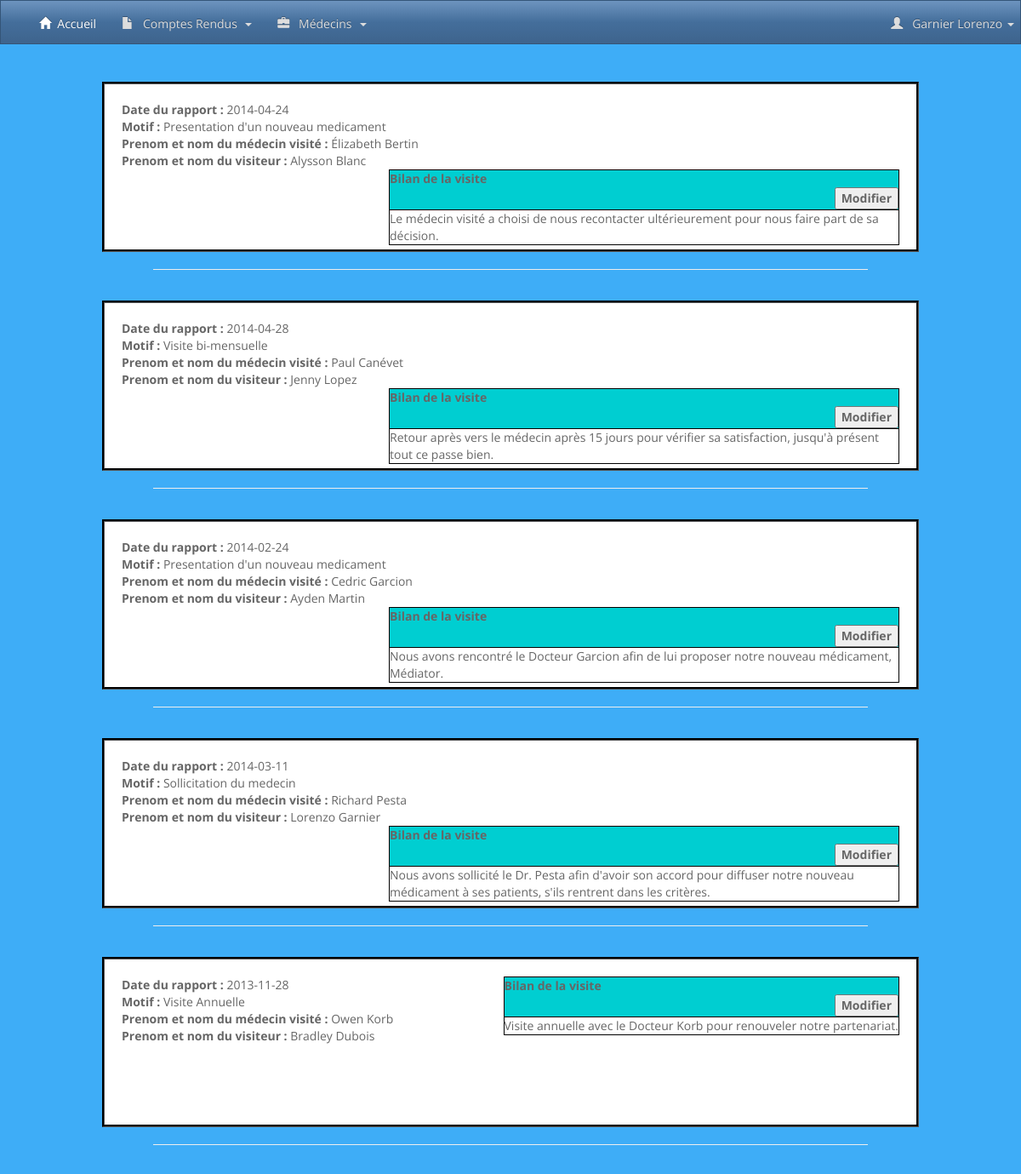
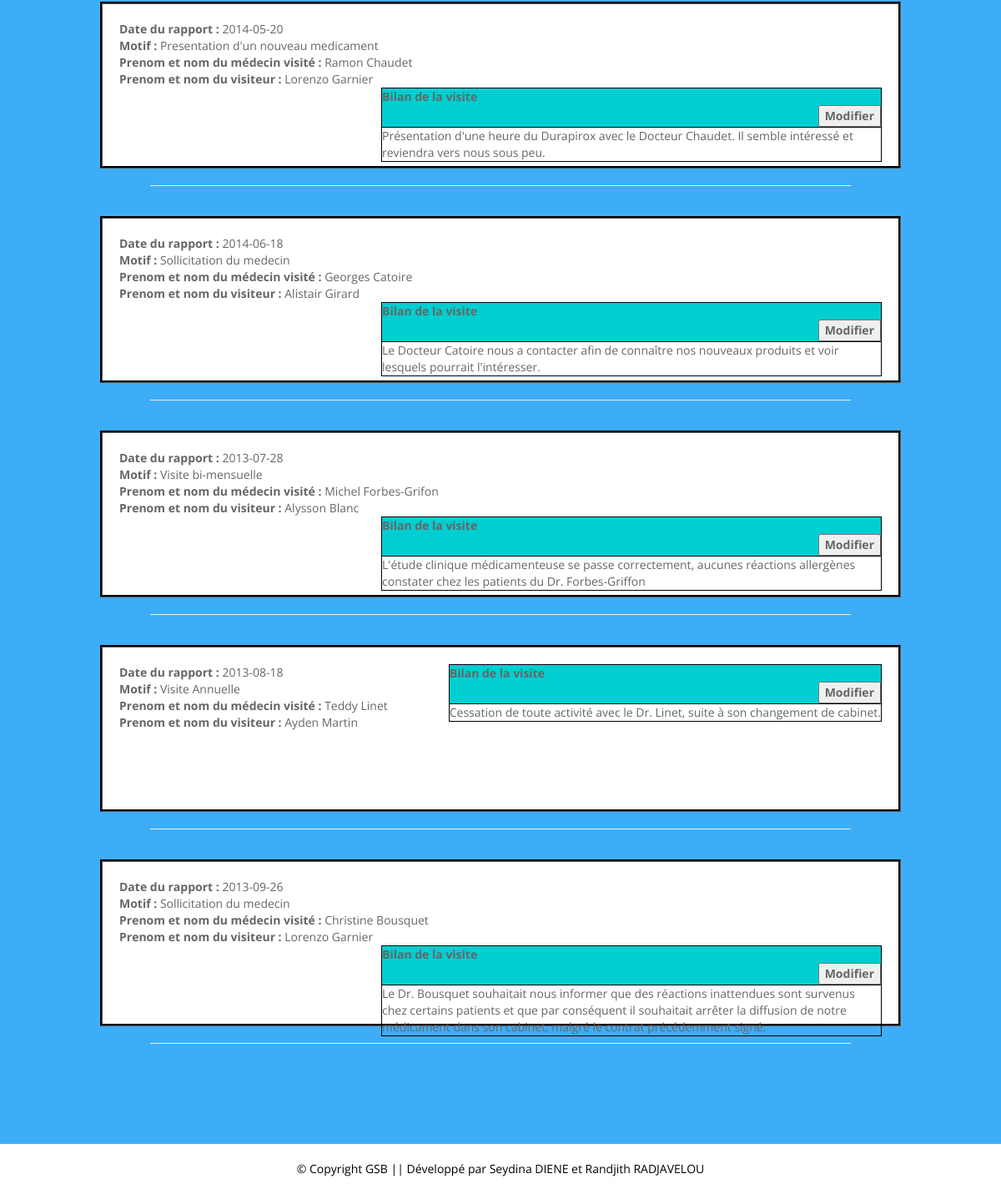
Page /recherchercompterendu.php (signed in) on the committed database (2 pictures, top to bottom).
### tables this page shows
CREATE TABLE `rapport` (
  `ID` int(32) NOT NULL,
  `ID_REDIGER` int(32) NOT NULL,
  `ID_CONCERNE` int(32) NOT NULL,
  `DATERAPPORT` date NOT NULL,
  `MOTIF` int(255) DEFAULT NULL,
  `BILAN` varchar(255) NOT NULL
);

CREATE TABLE `motif` (
  `id` int(11) NOT NULL,
  `libelle` varchar(255) DEFAULT NULL
);

CREATE TABLE `medecin` (
  `ID` int(11) NOT NULL,
  `ID_POSSEDE` int(11) NOT NULL,
  `NOM` varchar(255) DEFAULT NULL,
  `PRENOM` varchar(255) DEFAULT NULL,
  `ADRESSE` varchar(255) DEFAULT NULL,
  `VILLE_MEDECIN` varchar(255) NOT NULL,
  `CP_MEDECIN` int(5) NOT NULL,
  `TEL` varchar(32) DEFAULT NULL,
  `DEPARTEMENT` int(2) DEFAULT NULL,
  `PHOTO` varchar(255) DEFAULT 'images/portrait-medecin.jpg'
);

CREATE TABLE `visiteur` (
  `ID` int(32) NOT NULL,
  `NOM` varchar(255) DEFAULT NULL,
  `PRENOM` varchar(255) DEFAULT NULL,
  `LOGIN` varchar(255) NOT NULL,
  `PASSWORD` varchar(255) NOT NULL,
  `ADRESSE` varchar(255) DEFAULT NULL,
  `VILLE` varchar(255) DEFAULT NULL,
  `CP` int(11) NOT NULL,
  `MAIL` varchar(255) NOT NULL,
  `DATEEMBAUCHE` date NOT NULL
);

### recherchercompterendu.php (the view, shortened to what this page needs)
<?php
include("partials/header.php");
include("partials/navbar.php");
include("lib/database_connexion.php");
?>
<?php
$q=$_GET['q'];
$req=$bdd->prepare("SELECT rapport.ID,visiteur.nom AS nom_visiteur,visiteur.PRENOM AS prenom_visiteur,medecin.NOM AS nom_medecin,medecin.PRENOM AS prenom_medecin,rapport.DATERAPPORT,rapport.BILAN, MOTIF.libelle AS nom_motif FROM rapport JOIN visiteur ON rapport.ID_REDIGER=visiteur.ID JOIN medecin ON rapport.ID_CONCERNE=medecin.ID JOIN motif ON rapport.motif=motif.id WHERE rapport.BILAN LIKE :q ORDER BY rapport.ID  ")or die(print_r($bdd->errorInfo()));
$req->execute(array(
	'q'=>"%$q%"));
while($donnees = $req->fetch()){
?>
<div class="affichage">
    <div class="infos">
        <?php echo '<strong>Date du rapport : </strong>'.'  '.$donnees['DATERAPPORT'];?><br>
        <?php echo'<strong>Motif :</strong>'.'  '.$donnees['nom_motif'];?><br>
        <?php echo'<strong>Prenom et nom du médecin visité :</strong>'.'  '.$donnees['prenom_medecin']." ".$donnees['nom_medecin'];?><br>
        <?php echo'<strong>Prenom et nom du visiteur :</strong> '.'  '.$donnees['prenom_visiteur']." ".$donnees['nom_visiteur'];?>
    </div>
    <div class="bilan">
        <table>
            <tr>
                <th>
                    Bilan de la visite <form method="post" action="modifiercompterendu.php?id=<?php echo $donnees['ID']?> ">
        <input type="submit" value="Modifier" style="float:right; ">
        </form>
            </th>
            </tr>
            <tr>
                <td><?php  echo $donnees['BILAN']?></td>
            </tr>
        </table>
    </div>
</div>
<HR align="center" size=8 width="70%" color="red">
<?php
}
?>
    <footer>
         © Copyright GSB || Développé par Seydina DIENE et Randjith RADJAVELOU
    </footer>

### assets/css/custom.css (style rules this page uses)
.affichage { margin-left: auto; margin-right: auto; background-color:white; padding:20px; width: 80%; height: 200px; margin-top: 3%; margin-bottom: auto; border: 3px black groove; }
.infos { float: left; margin: auto; }
.bilan { float: right; }
table { border-collapse: collapse; max-width: 600px; }
th { background-color: darkturquoise; border: 1px solid black; }
td { border: 1px solid black; }
footer { background-color: white; position:relative; margin-top: 10%; width:100%; padding-top:20px; padding-bottom: 20px; text-align: center; color: black; }
body { margin: 0; background-color: #3eadf7; background-repeat: no-repeat; }

### rows in the picture
rapport: DATERAPPORT "2014-04-24", MOTIF.libelle "Presentation d'un nouveau medicament", ID_CONCERNE.PRENOM "Élizabeth", ID_CONCERNE.NOM "Bertin", ID_REDIGER.PRENOM "Alysson", ID_REDIGER.NOM "Blanc", BILAN "Le médecin visité a choisi de nous recontacter ultérieurement pour nous faire part de sa décision."
rapport: DATERAPPORT "2014-04-28", MOTIF.libelle "Visite bi-mensuelle", ID_CONCERNE.PRENOM "Paul", ID_CONCERNE.NOM "Canévet", ID_REDIGER.PRENOM "Jenny", ID_REDIGER.NOM "Lopez", BILAN "Retour après vers le médecin après 15 jours pour vérifier sa satisfaction, jusqu'à présent tout ce passe bien."
rapport: DATERAPPORT "2014-02-24", MOTIF.libelle "Presentation d'un nouveau medicament", ID_CONCERNE.PRENOM "Cedric", ID_CONCERNE.NOM "Garcion", ID_REDIGER.PRENOM "Ayden", ID_REDIGER.NOM "Martin", BILAN "Nous avons rencontré le Docteur Garcion afin de lui proposer notre nouveau médicament, Médiator."
rapport: DATERAPPORT "2014-03-11", MOTIF.libelle "Sollicitation du medecin", ID_CONCERNE.PRENOM "Richard", ID_CONCERNE.NOM "Pesta", ID_REDIGER.PRENOM "Lorenzo", ID_REDIGER.NOM "Garnier", BILAN "Nous avons sollicité le Dr. Pesta afin d'avoir son accord pour diffuser notre nouveau médicament à ses patients, s'ils rentrent dans les critères."
rapport: DATERAPPORT "2013-11-28", MOTIF.libelle "Visite Annuelle", ID_CONCERNE.PRENOM "Owen", ID_CONCERNE.NOM "Korb", ID_REDIGER.PRENOM "Bradley", ID_REDIGER.NOM "Dubois", BILAN "Visite annuelle avec le Docteur Korb pour renouveler notre partenariat."
rapport: DATERAPPORT "2014-05-20", MOTIF.libelle "Presentation d'un nouveau medicament", ID_CONCERNE.PRENOM "Ramon", ID_CONCERNE.NOM "Chaudet", ID_REDIGER.PRENOM "Lorenzo", ID_REDIGER.NOM "Garnier", BILAN "Présentation d'une heure du Durapirox avec le Docteur Chaudet. Il semble intéressé et reviendra vers nous sous peu."
rapport: DATERAPPORT "2014-06-18", MOTIF.libelle "Sollicitation du medecin", ID_CONCERNE.PRENOM "Georges", ID_CONCERNE.NOM "Catoire", ID_REDIGER.PRENOM "Alistair", ID_REDIGER.NOM "Girard", BILAN "Le Docteur Catoire nous a contacter afin de connaître nos nouveaux produits et voir lesquels pourrait l'intéresser."
rapport: DATERAPPORT "2013-07-28", MOTIF.libelle "Visite bi-mensuelle", ID_CONCERNE.PRENOM "Michel", ID_CONCERNE.NOM "Forbes-Grifon", ID_REDIGER.PRENOM "Alysson", ID_REDIGER.NOM "Blanc", BILAN "L'étude clinique médicamenteuse se passe correctement, aucunes réactions allergènes constater chez les patients du Dr. Forbes-Griffon"
rapport: DATERAPPORT "2013-08-18", MOTIF.libelle "Visite Annuelle", ID_CONCERNE.PRENOM "Teddy", ID_CONCERNE.NOM "Linet", ID_REDIGER.PRENOM "Ayden", ID_REDIGER.NOM "Martin", BILAN "Cessation de toute activité avec le Dr. Linet, suite à son changement de cabinet."
rapport: DATERAPPORT "2013-09-26", MOTIF.libelle "Sollicitation du medecin", ID_CONCERNE.PRENOM "Christine", ID_CONCERNE.NOM "Bousquet", ID_REDIGER.PRENOM "Lorenzo", ID_REDIGER.NOM "Garnier", BILAN "Le Dr. Bousquet souhaitait nous informer que des réactions inattendues sont survenus chez certains patients et que par conséquent il souhaitait arrêter la diffusion de notre médicament dans son cabinet, malgré le contrat précédemment signé."

### other values in the picture
$_SESSION["nom"] "Garnier"
$_SESSION["prenom"] "Lorenzo"
